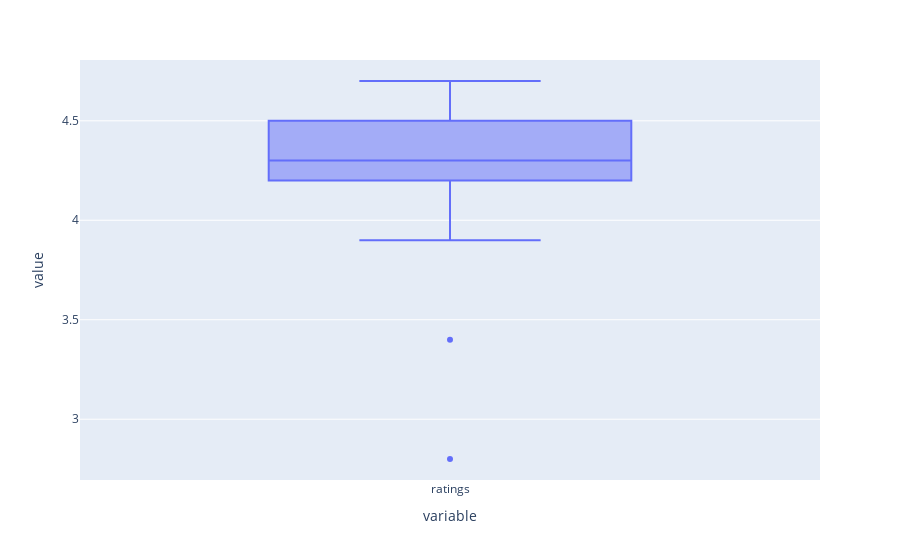

The notebook cell saved with this chart:
### Markdown cell above
**Observation** : 4 outliers present

### Code cell
plot = px.box(df['ratings'])
plot.show()

### Figure 1 — Plotly figure (JSON) as saved in the notebook; plotly's stock layout.template omitted (floating-point values rounded to 4 significant figures)
{"data": [{"alignmentgroup": "True", "hovertemplate": "variable=%{x}<br>value=%{y}<extra></extra>", "legendgroup": "", "marker": {"color": "#636efa"}, "name": "", "notched": false, "offsetgroup": "", "orientation": "v", "showlegend": false, "type": "box", "x": ["ratings", "ratings", "ratings", "ratings", "ratings", "ratings", "ratings", "ratings", "ratings", "ratings", "ratings", "ratings", "ratings", "ratings", "ratings", "ratings", "ratings", "ratings", "ratings", "ratings", "ratings", "ratings", "ratings", "ratings", "ratings", "ratings", "ratings", "ratings", "ratings", "ratings", "ratings", "ratings", "ratings", "ratings", "ratings", "ratings", "ratings", "ratings", "ratings", "ratings", "ratings", "ratings", "ratings", "ratings", "ratings", "ratings", "ratings", "ratings", "ratings", "ratings", "ratings", "ratings", "ratings", "ratings", "ratings", "ratings", "ratings", "ratings", "ratings", "ratings", "ratings", "ratings", "ratings", "ratings", "ratings", "ratings", "ratings", "ratings", "ratings", "ratings", "ratings", "ratings", "ratings", "ratings", "ratings"], "x0": " ", "xaxis": "x", "y": [4.4, 4.2, 4, 4.5, 4.4, 4.7, 4.3, 4.4, 4.2, 4.3, 4.3, 4.2, 4.1, 4.4, 4.3, 4.7, 4.5, 4.5, 4.2, 4.1, 4.4, 4.2, 4.3, 4.3, 4.2, 4.4, 4.7, 4.3, 4.6, 4.2, 4.3, 4.1, 4.7, 4.3, 4.1, 4.4, 4.2, 4.4, 4.6, 4.2, 4.4, 4.7, 4.5, 4.5, 4.4, 4.1, 4.5, 2.8, 4.2, 4.4, 4.5, 4.5, 4.5, 4.3, 4.6, 4.5, 4.318, 4.5, 4.5, 4.318, 4.3, 3.9, 4.1, 4.1, 4.7, 4.3, 4.4, 4.4, 4.1, 4.3, 4.3, 4.3, 4.1, 3.4, 4.5], "y0": " ", "yaxis": "y"}], "layout": {"boxmode": "group", "legend": {"tracegroupgap": 0}, "margin": {"t": 60}, "xaxis": {"anchor": "y", "domain": [0, 1], "title": {"text": "variable"}}, "yaxis": {"anchor": "x", "domain": [0, 1], "title": {"text": "value"}}}}
